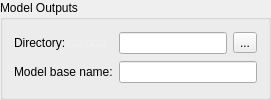
    <widget class="QGroupBox" name="groupBox_2">
     <property name="sizePolicy">
      <sizepolicy hsizetype="Preferred" vsizetype="Maximum">
       <horstretch>0</horstretch>
       <verstretch>0</verstretch>
      </sizepolicy>
     </property>
     <property name="title">
      <string>Model Outputs</string>
     </property>
     <layout class="QGridLayout" name="gridLayout_5">
      <item row="1" column="0">
       <widget class="QLabel" name="label">
        <property name="sizePolicy">
         <sizepolicy hsizetype="Minimum" vsizetype="Preferred">
          <horstretch>0</horstretch>
          <verstretch>0</verstretch>
         </sizepolicy>
        </property>
        <property name="maximumSize">
         <size>
          <width>100</width>
          <height>16777215</height>
         </size>
        </property>
        <property name="lineWidth">
         <number>0</number>
        </property>
        <property name="text">
         <string>Model base name:</string>
        </property>
       </widget>
      </item>
      <item row="0" column="0">
       <widget class="QLabel" name="label_7">
        <property name="sizePolicy">
         <sizepolicy hsizetype="Minimum" vsizetype="Preferred">
          <horstretch>0</horstretch>
          <verstretch>0</verstretch>
         </sizepolicy>
        </property>
        <property name="maximumSize">
         <size>
          <width>100</width>
          <height>16777215</height>
         </size>
        </property>
        <property name="lineWidth">
         <number>0</number>
        </property>
        <property name="text">
         <string>&lt;html&gt;&lt;head/&gt;&lt;body&gt;&lt;p&gt;Directory:&lt;span style=&quot; color:#f0f0f0;&quot;&gt;xxxxxxx&lt;/span&gt;&lt;/p&gt;&lt;/body&gt;&lt;/html&gt;</string>
        </property>
       </widget>
      </item>
      <item row="0" column="1">
       <widget class="QLineEdit" name="txtModelDir">
        <property name="sizePolicy">
         <sizepolicy hsizetype="Expanding" vsizetype="Fixed">
          <horstretch>0</horstretch>
          <verstretch>0</verstretch>
         </sizepolicy>
        </property>
        <property name="minimumSize">
         <size>
          <width>0</width>
          <height>0</height>
         </size>
        </property>
        <property name="frame">
         <bool>true</bool>
        </property>
       </widget>
      </item>
      <item row="0" column="2">
       <widget class="QToolButton" name="cmdModelDir">
        <property name="text">
         <string>...</string>
        </property>
       </widget>
      </item>
      <item row="1" column="1" colspan="2">
       <widget class="QLineEdit" name="txtModelName">
        <property name="sizePolicy">
         <sizepolicy hsizetype="Expanding" vsizetype="Fixed">
          <horstretch>0</horstretch>
          <verstretch>0</verstretch>
         </sizepolicy>
        </property>
        <property name="minimumSize">
         <size>
          <width>0</width>
          <height>0</height>
         </size>
        </property>
        <property name="frame">
         <bool>true</bool>
        </property>
       </widget>
      </item>
     </layout>
    </widget>
